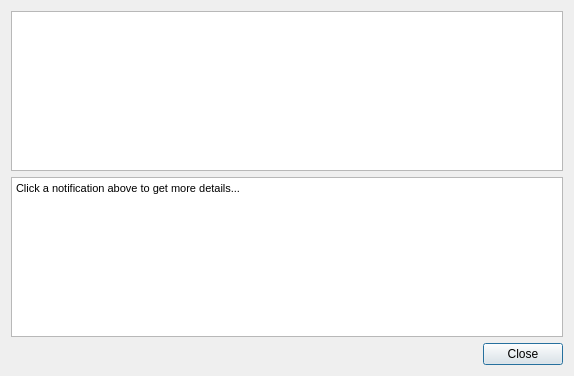
<?xml version="1.0" encoding="UTF-8"?>
<ui version="4.0">
 <class>ProblemsDialog</class>
 <widget class="QDialog" name="ProblemsDialog">
  <property name="geometry">
   <rect>
    <x>0</x>
    <y>0</y>
    <width>574</width>
    <height>376</height>
   </rect>
  </property>
  <property name="windowTitle">
   <string>Notifications</string>
  </property>
  <layout class="QVBoxLayout" name="verticalLayout" stretch="0,0,0">
   <item>
    <widget class="QTreeWidget" name="problemsWidget">
     <property name="columnCount">
      <number>2</number>
     </property>
     <attribute name="headerVisible">
      <bool>false</bool>
     </attribute>
     <attribute name="headerDefaultSectionSize">
      <number>350</number>
     </attribute>
     <column>
      <property name="text">
       <string notr="true">1</string>
      </property>
     </column>
     <column>
      <property name="text">
       <string notr="true">2</string>
      </property>
     </column>
    </widget>
   </item>
   <item>
    <widget class="QTextBrowser" name="descriptionText">
     <property name="lineWrapMode">
      <enum>QTextEdit::NoWrap</enum>
     </property>
     <property name="readOnly">
      <bool>true</bool>
     </property>
     <property name="html">
      <string>&lt;!DOCTYPE HTML PUBLIC &quot;-//W3C//DTD HTML 4.0//EN&quot; &quot;http://www.w3.org/TR/REC-html40/strict.dtd&quot;&gt;
&lt;html&gt;&lt;head&gt;&lt;meta name=&quot;qrichtext&quot; content=&quot;1&quot; /&gt;&lt;style type=&quot;text/css&quot;&gt;
p, li { white-space: pre-wrap; }
&lt;/style&gt;&lt;/head&gt;&lt;body style=&quot; font-family:'MS Shell Dlg 2'; font-size:8.25pt; font-weight:400; font-style:normal;&quot;&gt;
&lt;p style=&quot; margin-top:0px; margin-bottom:0px; margin-left:0px; margin-right:0px; -qt-block-indent:0; text-indent:0px;&quot;&gt;Click a notification above to get more details...&lt;/p&gt;&lt;/body&gt;&lt;/html&gt;</string>
     </property>
    </widget>
   </item>
   <item>
    <layout class="QHBoxLayout" name="horizontalLayout">
     <item>
      <spacer name="horizontalSpacer">
       <property name="orientation">
        <enum>Qt::Horizontal</enum>
       </property>
       <property name="sizeHint" stdset="0">
        <size>
         <width>40</width>
         <height>20</height>
        </size>
       </property>
      </spacer>
     </item>
     <item>
      <widget class="QPushButton" name="closeButton">
       <property name="text">
        <string>Close</string>
       </property>
      </widget>
     </item>
    </layout>
   </item>
  </layout>
 </widget>
 <resources/>
 <connections>
  <connection>
   <sender>closeButton</sender>
   <signal>clicked()</signal>
   <receiver>ProblemsDialog</receiver>
   <slot>accept()</slot>
   <hints>
    <hint type="sourcelabel">
     <x>526</x>
     <y>354</y>
    </hint>
    <hint type="destinationlabel">
     <x>286</x>
     <y>187</y>
    </hint>
   </hints>
  </connection>
 </connections>
</ui>
